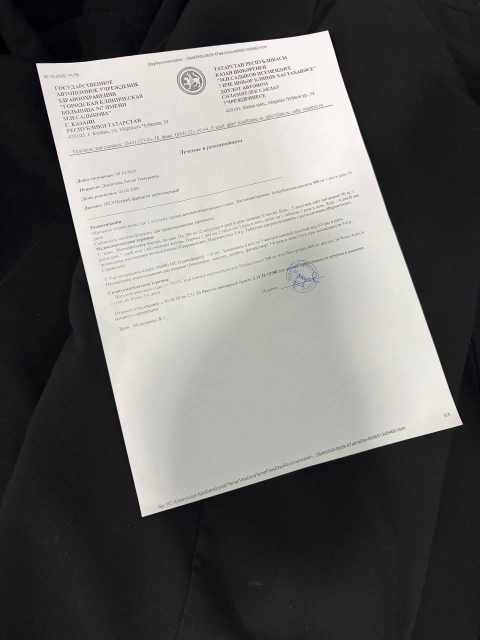
#> input picture data/01.jpg, 960 x 1280 px (shown at 1/2 size)
$ python -i docscan.py   (imports and definitions only)   (older library calls are emulated)
#> lines starting #> are read from the running program, lines starting #| are printed output that depends on the picture; after the words box and inside, x2 and y2 are one past the last pixel; in counts of white or black regions, pixels touching at a corner belong together
# -*- coding: utf-8 -*-
"""ДЗ 2 «Сканер документов» — шаблон.

Запуск:  python docscan.py <команда> [аргументы]      (список команд — README.md)

Тринадцать функций с пометкой TODO — ваша работа; всё остальное (разбор
аргументов, чтение и запись, склейка этапов, разметка кликами, прогон по
набору, цикл видео) дано готовым. Склейку ``detect`` можно менять и улучшать;
имена и сигнатуры функций с TODO не меняйте — по ним работают тесты и проверка.
Самопроверка: ``pytest tests -q``.
"""
import argparse
import csv
import glob
import io
import itertools
import json
import os
import sys
import time

import cv2
import numpy as np

__version__ = "1.0"

A4 = 210.0 / 297.0                                  # W / H листа A4 в книжной ориентации
NOISE_KERNEL = np.float32([[1, -2, 1], [-2, 4, -2], [1, -2, 1]])   # разность двух лапласианов: Σh = 0, Σh² = 36

# --------------------------------------------------------------- ввод-вывод ---


# [18 lines left out: functions imread, imwrite, not called in this run]


def as_uint8(x):
    """float → uint8 только через обрезку (правило курса: uint8 переполняется молча)."""
    return np.clip(np.round(x), 0, 255).astype(np.uint8)


def to_gray(img):
    return cv2.cvtColor(img, cv2.COLOR_BGR2GRAY) if img.ndim == 3 else img


def work_image(img, long_side=640):
    """Кадр → серый рабочего размера (длинная сторона ≤ long_side, INTER_AREA — правило L4) и масштаб.

    Лист ищем на уменьшенном кадре: текст сливается в серое, границы листа остаются, а счёт
    дешевеет вчетверо на каждое уменьшение вдвое — без этого не будет 10 кадров в секунду.
    """
    h, w = img.shape[:2]
    scale = min(1.0, float(long_side) / max(h, w))
    if scale < 1.0:
        img = cv2.resize(img, (int(round(w * scale)), int(round(h * scale))), interpolation=cv2.INTER_AREA)
    return to_gray(img), scale


def to_full(pts, scale):
    """Координаты рабочего кадра → исходного: центр пикселя — в (x + 0.5), отсюда поправка на полпикселя (L4)."""
    return (np.asarray(pts, np.float32) + 0.5) / scale - 0.5


# ------------------------------------------------------------ 1. предобработка ---


def estimate_noise(gray):
    """Оценка σ шума по одному кадру, без эталона (в кодах яркости).

    Кадр сворачивается с NOISE_KERNEL — ядро гасит постоянную, наклон и прямые края вдоль осей,
    шум проходит: у белого шума σ отклик имеет σ_r = σ · sqrt(Σh²) = 6σ (формула L5).
    σ_r оцениваем робастно, через медиану модуля: для нормального закона median|r| = 0.6745 · σ_r —
    так текст и края (выбросы) оценку почти не сдвигают.
    """
    g = gray.astype(np.float32)
    # ───────────────────────── ВАШ КОД ─────────────────────────
    # 2–3 строки: cv2.filter2D(g, -1, NOISE_KERNEL) без крайних строк и столбцов → median(|r|) / 0.6745 / 6
    response = cv2.filter2D(g, cv2.CV_32F, NOISE_KERNEL, borderType=cv2.BORDER_REFLECT)
    core = response[1:-1, 1:-1]
    return float(np.median(np.abs(core)) / 0.6745 / 6.0)
    # ───────────────────────────────────────────────────────────


def denoise(gray, noise_sigma, target=1.0, lo=1.0, hi=3.0):
    """Сглаживание Гауссом, σ фильтра — по измеренному шуму. Возвращает (кадр, σ фильтра).

    Гаусс с σ_f оставляет от шума σ_n · sqrt(Σh²) ≈ σ_n / (2 · sqrt(π) · σ_f) (L5). Отсюда σ_f, при которой
    остаётся target кодов; меньше lo не берём (Canny на несглаженном кадре ловит зерно), больше hi — тоже (углы листа скругляются).
    """
    # ───────────────────────── ВАШ КОД ─────────────────────────
    # 2–3 строки: sigma_f = noise_sigma / (2·sqrt(π)·target), обрезать np.clip в [lo, hi]; cv2.GaussianBlur(gray, (0, 0), sigma_f)
    sigma_f = float(np.clip(noise_sigma / (2.0 * np.sqrt(np.pi) * target), lo, hi))
    return cv2.GaussianBlur(gray, (0, 0), sigma_f), sigma_f
    # ───────────────────────────────────────────────────────────


# [5 lines left out: function noise_after_filter, not called in this run]


def erase_text(gray, k=9):
    """Серое закрытие (L3) ядром k × k стирает тёмные детали уже k px — строки текста, линии таблицы, волокна дерева.

    Границу «светлый лист / тёмный стол» закрытие не сдвигает и не размывает. k = 0 — шаг выключен:
    сравните карту краёв с ним и без него (команда edges, ключ --close).
    """
    return cv2.morphologyEx(gray, cv2.MORPH_CLOSE, np.ones((k, k), np.uint8)) if k and k > 1 else gray


# ------------------------------------------------------------------ 2. края ---


def auto_canny(gray, k=0.33):
    """Canny с порогами от медианы яркости кадра: lo = (1 − k) · m, hi = (1 + k) · m. Возвращает (края 0/255, (lo, hi)).

    Правило из туториалов — в отчёте его нужно проверить измерением на своих кадрах, а не принять на веру.
    """
    # ───────────────────────── ВАШ КОД ─────────────────────────
    # 3–4 строки: m = np.median(gray); lo и hi — целые, обрезанные в [0, 255]; cv2.Canny(gray, lo, hi, L2gradient=True)
    m = float(np.median(gray))
    lo = int(np.clip(round((1.0 - k) * m), 0, 255))
    hi = int(np.clip(round((1.0 + k) * m), 0, 255))
    return cv2.Canny(gray, lo, hi, L2gradient=True), (lo, hi)
    # ───────────────────────────────────────────────────────────


# ------------------------------------------------------- 3a. путь «контуры» ---


def quad_from_contours(edges, min_area=0.10, eps=0.02, close_k=5, top=5):
    """Карта краёв → четыре угла листа float32 (4, 2) или None.

    Закрытие (чтобы граница листа замкнулась) → findContours → крупнейшие по площади → approxPolyDP
    с допуском eps · периметр → первый выпуклый четырёхугольник площадью ≥ min_area кадра.
    """
    h, w = edges.shape[:2]
    # ───────────────────────── ВАШ КОД ─────────────────────────
    # 8–10 строк: morphologyEx(MORPH_CLOSE) ядром close_k; findContours(RETR_LIST, CHAIN_APPROX_SIMPLE)[-2]; сортировка по contourArea; approxPolyDP; len == 4, isContourConvex, площадь
    closed = cv2.morphologyEx(edges, cv2.MORPH_CLOSE, np.ones((close_k, close_k), np.uint8)) if close_k > 1 else edges
    contours, _ = cv2.findContours(closed, cv2.RETR_LIST, cv2.CHAIN_APPROX_SIMPLE)
    frame_area = float(h * w)
    for contour in sorted(contours, key=cv2.contourArea, reverse=True)[:top]:
        perimeter = cv2.arcLength(contour, True)
        approx = cv2.approxPolyDP(contour, eps * perimeter, True)
        if len(approx) == 4 and cv2.isContourConvex(approx) and cv2.contourArea(approx) >= min_area * frame_area:
            return order_corners(approx.reshape(4, 2).astype(np.float32))
    return None
    # ───────────────────────────────────────────────────────────


# --------------------------------------------------- 3b. путь «Хаф + RANSAC» ---


# [40 lines left out: functions hough_segments, segment_points, line_through, intersect, not called in this run]
    # ───────────────────────────────────────────────────────────


def point_line_dist(pts, line):
    """Расстояния точек (N, 2) до нормированной прямой (a, b, c), px."""
    return np.abs(pts[:, 0] * line[0] + pts[:, 1] * line[1] + line[2])


# [109 lines left out: functions fit_line, ransac_line, dominant_lines, is_convex_quad, quad_from_lines, quad_from_hough, not called in this run]


# ------------------------------------------------------------- 4. геометрия ---


def order_corners(pts):
    """Четыре точки в любом порядке → float32 (4, 2) по часовой стрелке, первым — угол с минимальной x + y.

    Для листа, снятого «примерно ровно», это tl, tr, br, bl. Порядок — по углу вокруг центроида: правило
    «суммы и разности» из занятия 4 при повороте листа на 45° даёт «бабочку», а сканеру лист кладут как угодно.
    """
    # ───────────────────────── ВАШ КОД ─────────────────────────
    # 3–4 строки: центроид; np.arctan2(dy, dx) → argsort (ось y вниз: по возрастанию угла — по часовой); np.roll так, чтобы первым стал argmin(x + y)
    pts = np.asarray(pts, np.float32).reshape(4, 2)
    center = pts.mean(axis=0)
    angles = np.arctan2(pts[:, 1] - center[1], pts[:, 0] - center[0])
    ordered = pts[np.argsort(angles)]
    return np.roll(ordered, -int(np.argmin(ordered.sum(axis=1))), axis=0).astype(np.float32)
    # ───────────────────────────────────────────────────────────


# [71 lines left out: functions rectify, quad_iou, remove_shadows, binarize, ink_match, not called in this run]


# ---------------------------------------------------------------- пайплайн ---


def looks_like_paper(gray, quad, ring=15, min_gain=1.05):
    """Проверка «это лист, а не книга и не монитор»: медиана яркости внутри четырёхугольника выше, чем в кольце вокруг него."""
    inside = np.zeros(gray.shape[:2], np.uint8)
    cv2.fillConvexPoly(inside, np.int32(np.round(quad)), 1)
    around = cv2.dilate(inside, np.ones((2 * ring + 1, 2 * ring + 1), np.uint8)) - inside
    if not inside.any() or not around.any():
        return True
    return float(np.median(gray[inside > 0])) >= min_gain * float(np.median(gray[around > 0]))


def edge_map(gray, canny="auto", k=0.33, close_k=9):
    """Серый рабочий кадр → (края, числа этапа): оценка шума → Гаусс по шуму → закрытие текста → Canny."""
    sigma_n = estimate_noise(gray)
    smooth, sigma_f = denoise(gray, sigma_n)
    smooth = erase_text(smooth, close_k)
    if canny == "auto":
        edges, (lo, hi) = auto_canny(smooth, k)
    else:
        lo, hi = int(canny[0]), int(canny[1])
        edges = cv2.Canny(smooth, lo, hi, L2gradient=True)
    return edges, {"noise_sigma": round(sigma_n, 2), "filter_sigma": round(sigma_f, 2), "median": float(np.median(smooth)),
                   "canny": [lo, hi], "edge_pct": round(float(100.0 * (edges > 0).mean()), 2)}


def detect(img, method="auto", long_side=640, canny="auto", k=0.33, close_k=9, paper_check=True, seed=0):
    """Кадр → (углы листа в координатах кадра, по часовой от верхнего левого, или None; числа этапов).

    method: ``contour`` — путь 3a, ``hough`` — путь 3b, ``auto`` — сначала контуры, не нашли — Хаф.
    canny: ``auto`` (пороги от медианы, параметр k) или пара (lo, hi). close_k — ядро закрытия текста (0 — без него).
    Эту склейку можно менять и улучшать — сигнатуры функций с TODO менять нельзя.
    """
    t0 = time.perf_counter()
    gray, scale = work_image(img, long_side)
    edges, info = edge_map(gray, canny, k, close_k)
    quad, path = None, None
    for m in (("contour", "hough") if method == "auto" else (method,)):
        q = quad_from_contours(edges) if m == "contour" else quad_from_hough(edges, seed=seed)
        if q is not None and (not paper_check or looks_like_paper(gray, q)):
            quad, path = order_corners(to_full(q, scale)), m
            break
    if quad is None and canny == "auto":
        fallback_edges = cv2.Canny(gray, 50, 150, L2gradient=True)
        for m in (("contour", "hough") if method == "auto" else (method,)):
            q = quad_from_contours(fallback_edges) if m == "contour" else quad_from_hough(fallback_edges, seed=seed)
            if q is not None and (not paper_check or looks_like_paper(gray, q)):
                quad, path = order_corners(to_full(q, scale)), m
                info["canny"] = [50, 150]
                break
    info.update(path=path, ms=round(1000.0 * (time.perf_counter() - t0), 1))
    return quad, info


# [147 lines left out: functions draw_quad, load_annotations, save_annotations, pick_corners, evaluate, frames_from and 1 more, not called in this run]


# --------------------------------------------------------------------- CLI ---


def _log(**kw):
    print(json.dumps(kw, ensure_ascii=False))


def _canny_arg(s):
    return "auto" if s == "auto" else tuple(int(v) for v in s.split(","))


def _corners_list(q):
    return None if q is None else [[round(float(x), 1), round(float(y), 1)] for x, y in q]


def _detect_kw(a):
    return dict(long_side=a.long_side, canny=a.canny, k=a.k, close_k=a.close, paper_check=not a.no_paper_check, seed=a.seed)


def _gt_for(a, path):
    ann = load_annotations(a.ann) if getattr(a, "ann", None) else {}
    return ann.get(os.path.basename(path), "нет")


# [111 lines left out: functions cmd_noise, cmd_edges, cmd_detect, cmd_scan, cmd_binarize, _expand and 2 more, not called in this run]


def cmd_video(a):
    stats = run_video(a.source, a.method, a.seconds, not a.no_window, a.save, **_detect_kw(a))
    _log(command="video", source=a.source, method=a.method, **stats)


# [54 lines left out: functions build_parser, main, not called in this run]


# [3 lines not run here, left out]

>>> import cv2
>>> picture = cv2.imread('data/01.jpg')
#> picture is the input picture: shape (1280, 960, 3); mean B, G, R 104.3, 105.8, 107.2
>>> result = detect(picture)
#> in work_image, `img = cv2.resize(img, (int(round(w * scale)), int(round(h * scale))), ..`:
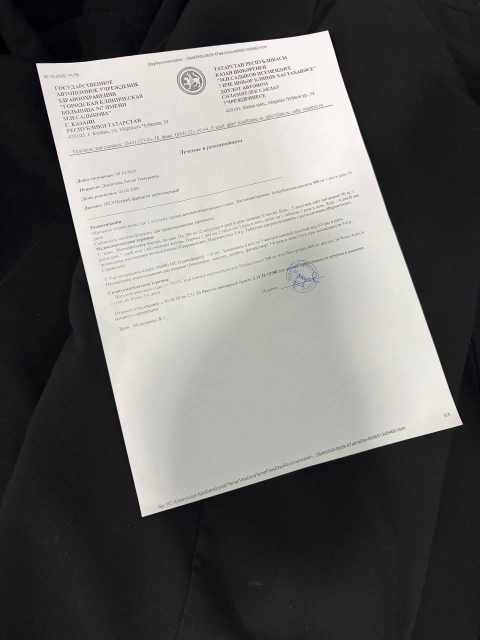
#> img: shape (640, 480, 3); mean of channels 0, 1, 2 104.4, 105.9, 107.3; drawn as B, G, R
#> in detect, `gray, scale = work_image(img, long_side)`: scale = 0.5
#> in estimate_noise, `response = cv2.filter2D(g, cv2.CV_32F, NOISE_KERNEL, borderType=cv2.BO..`:
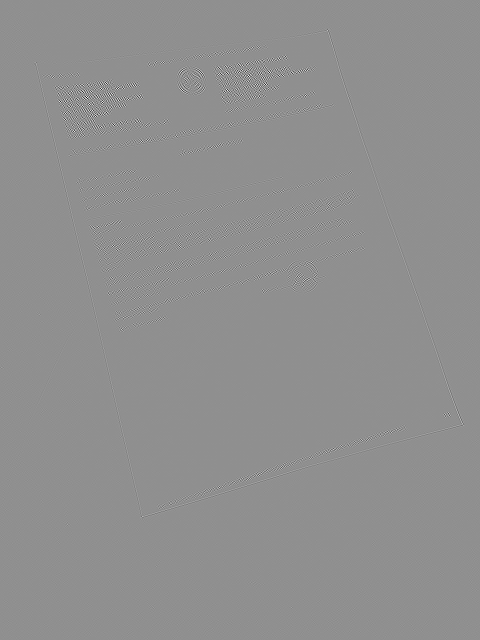
#> response: shape (640, 480) float32; min -636, max 491, mean 0; drawn with min black and max white
#> in edge_map, `sigma_n = estimate_noise(gray)`: sigma_n = 0.494
#> in denoise, `sigma_f = float(np.clip(noise_sigma / (2.0 * np.sqrt(np.pi) * target),..`: sigma_f = 1
#> in erase_text, `return cv2.morphologyEx(gray, cv2.MORPH_CLOSE, np.ones((k, k), np.uint..`:
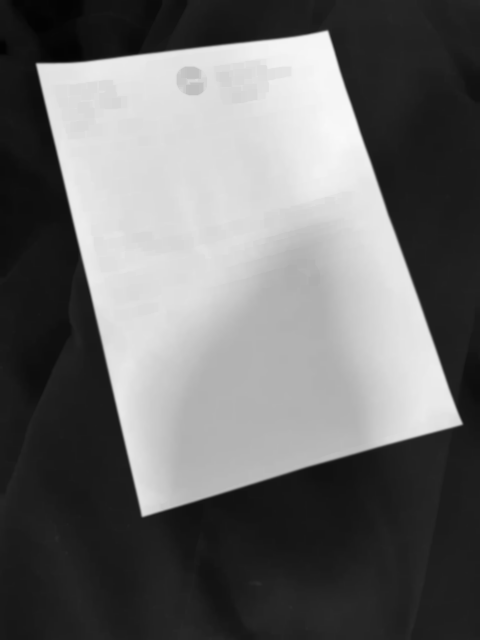
#> returned value: shape (640, 480); min 3, max 248, mean 107.8
#> in auto_canny, `m = float(np.median(gray))`: m = 34
#> in auto_canny, `lo = int(np.clip(round((1.0 - k) * m), 0, 255))`: lo = 23
#> in auto_canny, `hi = int(np.clip(round((1.0 + k) * m), 0, 255))`: hi = 45
#> in edge_map, `edges, (lo, hi) = auto_canny(smooth, k)`:
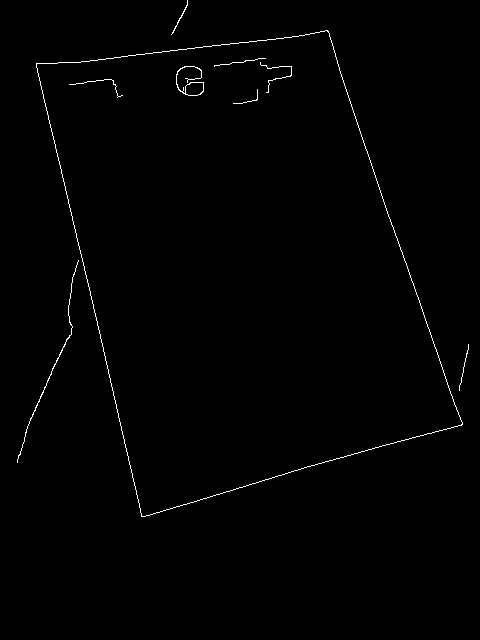
#> edges: shape (640, 480); 0.71% white in thin lines or dots, all inside (x1, y1, x2, y2) = (17, 0, 469, 517)
#> in edge_map, `edges, (lo, hi) = auto_canny(smooth, k)`: lo = 23; hi = 45
#> in detect, `edges, info = edge_map(gray, canny, k, close_k)`: info = {'noise_sigma': 0.49, 'filter_sigma': 1, 'median': 34, 'canny': [23, 45], 'edge_pct': 0.71}
#> the loop in detect, `for m in (("contour", "hough") if method == "auto" else (method,)):` made 1 pass
#> (q, path) on pass 1: ([[37, 64], [327, 31], [461, 424], [142, 515]], 'contour')
#> pass 1, in looks_like_paper, `around = cv2.dilate(inside, np.ones((2 * ring + 1, 2 * ring + 1), np.u..`:
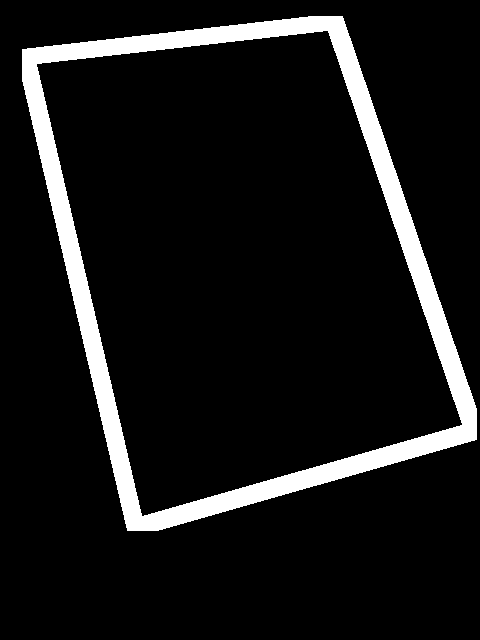
#> around: shape (640, 480); values 0 (black) and 1 (white), 9.2% white; 1 white region, box (x1, y1, x2, y2) and area: (22, 16, 477, 531) 28200

$ run again, on data/02.jpg
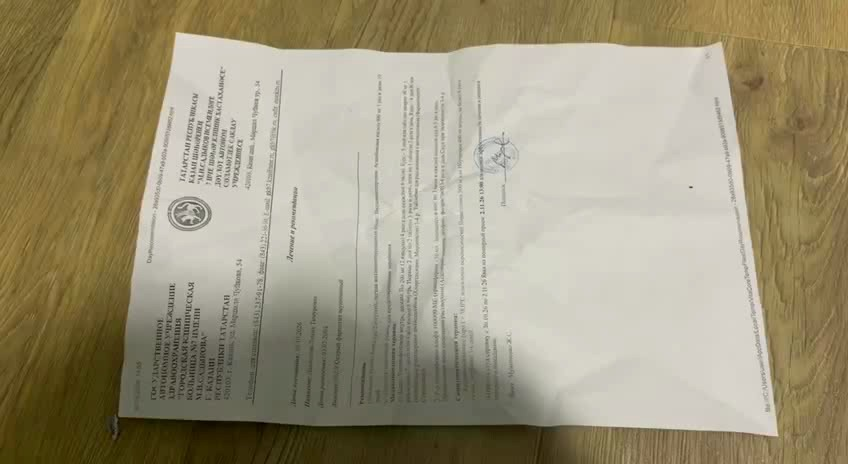
#> input picture data/02.jpg, 848 x 464 px
#> picture is the input picture: shape (464, 848, 3); mean B, G, R 123.7, 149.8, 158.2
#> in detect, `gray, scale = work_image(img, long_side)`: scale = 0.755
#> sigma_n = 0.247
#> in denoise, `sigma_f = float(np.clip(noise_sigma / (2.0 * np.sqrt(np.pi) * target),..`: sigma_f = 1
#> m = 141
#> in auto_canny, `lo = int(np.clip(round((1.0 - k) * m), 0, 255))`: lo = 94
#> in auto_canny, `hi = int(np.clip(round((1.0 + k) * m), 0, 255))`: hi = 188
#> in edge_map, `edges, (lo, hi) = auto_canny(smooth, k)`:
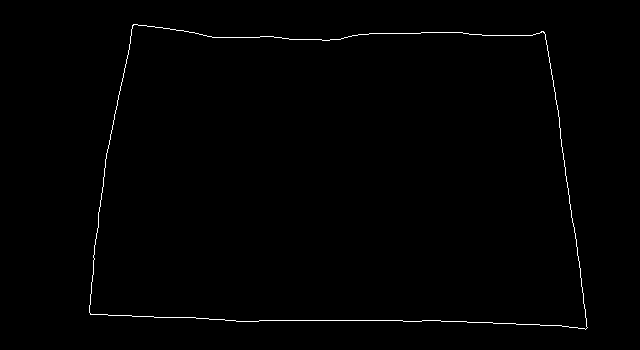
#> edges: shape (350, 640); 0.67% white in thin lines or dots, all inside (x1, y1, x2, y2) = (89, 24, 588, 330)
#> in edge_map, `edges, (lo, hi) = auto_canny(smooth, k)`: lo = 94; hi = 188
#> info = {'noise_sigma': 0.25, 'filter_sigma': 1, 'median': 141, 'canny': [94, 188], 'edge_pct': 0.67}
#> the loop in detect, `for m in (("contour", "hough") if method == "auto" else (method,)):` made 1 pass
#> (q, path) on pass 1: ([[132, 25], [543, 31], [587, 327], [90, 314]], 'contour')
#> pass 1, in looks_like_paper, `around = cv2.dilate(inside, np.ones((2 * ring + 1, 2 * ring + 1), np.u..`:
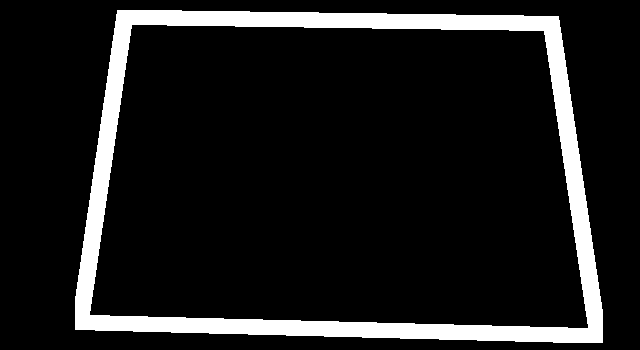
#> around: shape (350, 640); values 0 (black) and 1 (white), 11.1% white; 1 white region, box (x1, y1, x2, y2) and area: (75, 10, 603, 343) 24930

$ run again, on data/03.jpg
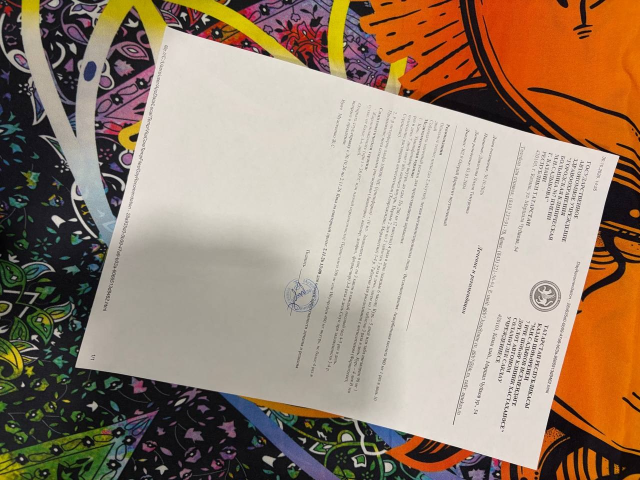
#> input picture data/03.jpg, 1280 x 960 px (shown at 1/2 size)
#> picture is the input picture: shape (960, 1280, 3); mean B, G, R 115.7, 134.8, 156.4
#> in detect, `gray, scale = work_image(img, long_side)`: scale = 0.5
#> sigma_n = 1.24
#> in denoise, `sigma_f = float(np.clip(noise_sigma / (2.0 * np.sqrt(np.pi) * target),..`: sigma_f = 1
#> m = 161
#> in auto_canny, `lo = int(np.clip(round((1.0 - k) * m), 0, 255))`: lo = 108
#> in auto_canny, `hi = int(np.clip(round((1.0 + k) * m), 0, 255))`: hi = 214
#> in edge_map, `edges, (lo, hi) = auto_canny(smooth, k)`:
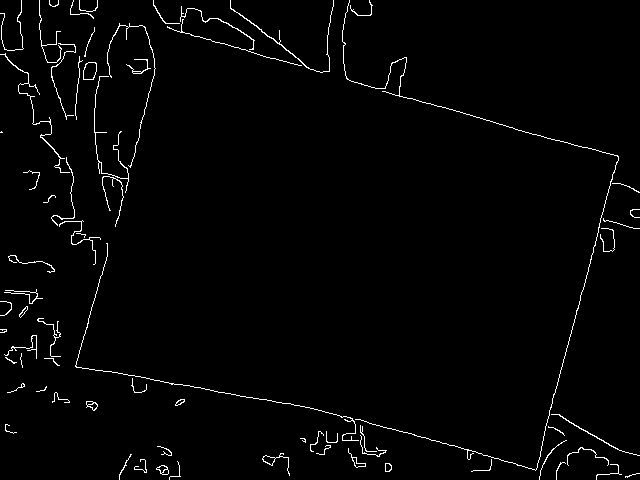
#> edges: shape (480, 640); 1.9% white in thin lines or dots
#> in edge_map, `edges, (lo, hi) = auto_canny(smooth, k)`: lo = 108; hi = 214
#> info = {'noise_sigma': 1.24, 'filter_sigma': 1, 'median': 161, 'canny': [108, 214], 'edge_pct': 1.9}
#> the loop in detect, `for m in (("contour", "hough") if method == "auto" else (method,)):` made 2 passes
#> q on pass 2: [474.6, 451.7, 1]
#> pass 2, in looks_like_paper, `around = cv2.dilate(inside, np.ones((2 * ring + 1, 2 * ring + 1), np.u..`:
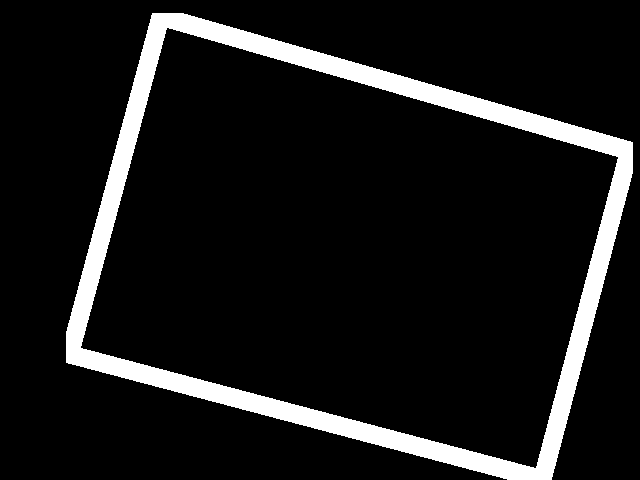
#> around: shape (480, 640); values 0 (black) and 1 (white), 9.8% white; 1 white region, box (x1, y1, x2, y2) and area: (66, 13, 633, 480) 30101
